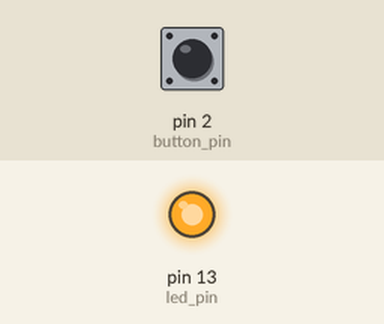
Recording of a sketch running on a simulated Arduino Uno, built with avr-gcc and run on an emulated ATmega328P. Shown: output pins drawn as LEDs (lit = HIGH). The inputs (shaded band) are chosen by the test bench; at power-on: pin 2 (button_pin) HIGH.

Above: at 1.3 s.
1.4 s: pin 2 (button_pin) pulled LOW for 0.3 s
At 1.62 s:
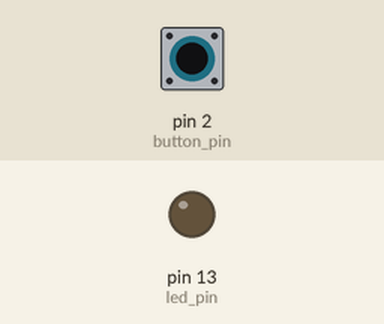
3.2 s: pin 2 (button_pin) pulled LOW for 3.2 s
At 7.7 s:
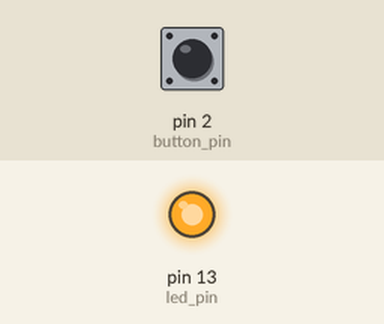
Timing chart, 0 to 9.2 s (numbered marks = the images above; inputs shaded):
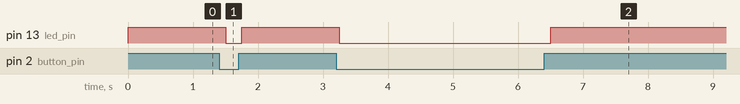

Measured:
- after the input at 1.4 s, pin 13 (led_pin): HIGH → LOW after 0.10 s, → HIGH 0.25 s later
- after the input at 3.2 s, pin 13 (led_pin): HIGH → LOW after 0.05 s, → HIGH 3.3 s later

The sketch:

06.NoInterrupt.ino
```cpp
// Define the pin with the LED (the one on the board)
int led_pin = 13;

// define the pin with the button
int button_pin = 2;

// Function to handle the button input and control the LED
void handle_button() {
    // Read the button and set the LED accordingly
    digitalWrite(led_pin, digitalRead(button_pin));
}

// Function to handle other tasks that take time
void handle_other_stuff() {
    // Simulate a delay for a long-running task
    delay(250);
}

void setup() {
    // Set LED pin as output
    pinMode(led_pin, OUTPUT);
    // Set button pin as input with internal pull-up resistor
    pinMode(button_pin, INPUT_PULLUP);
}

void loop() {
    // Check the button and update LED
    handle_button();

    // Perform other tasks (with delay)
    handle_other_stuff();
}
```
